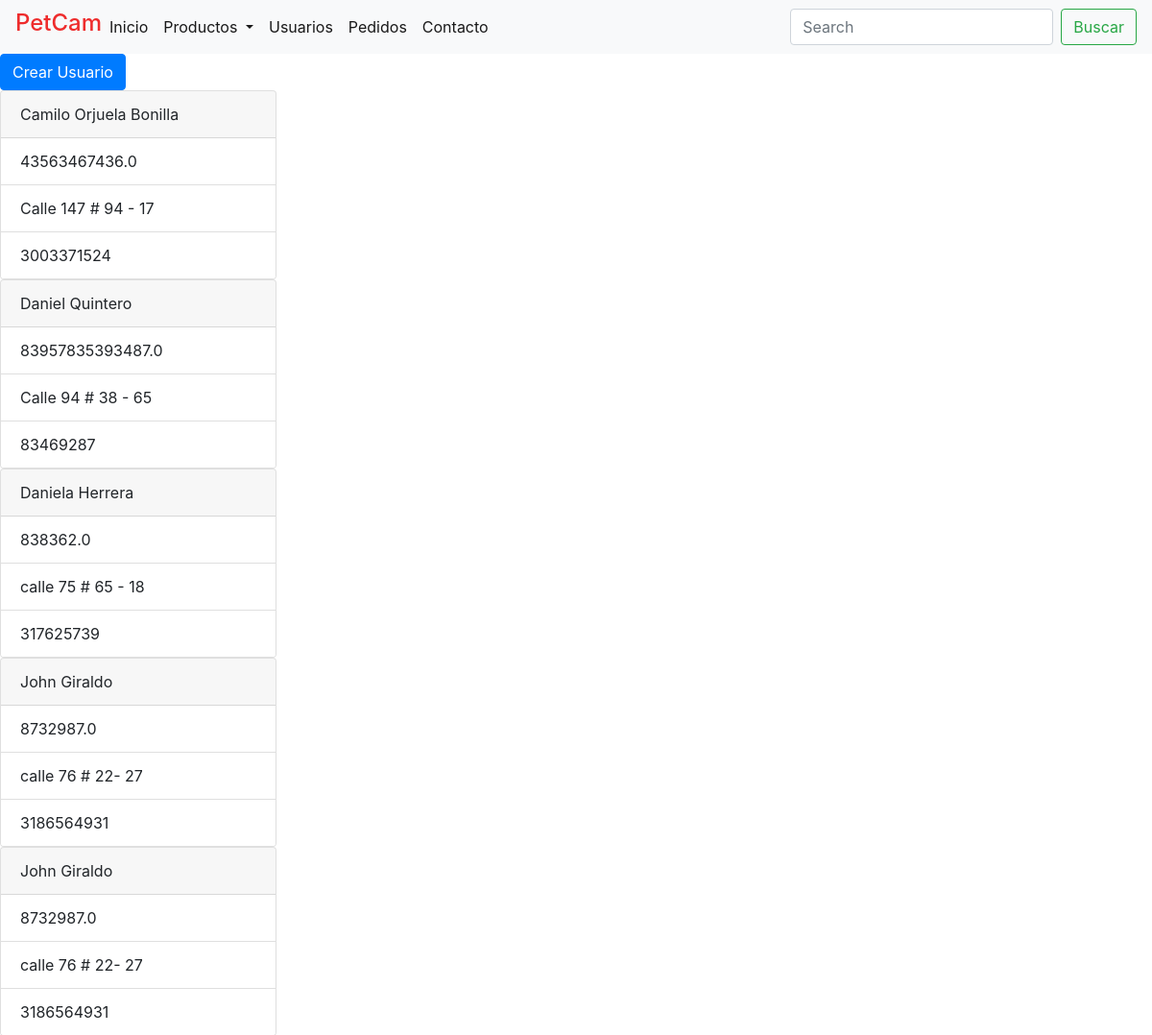
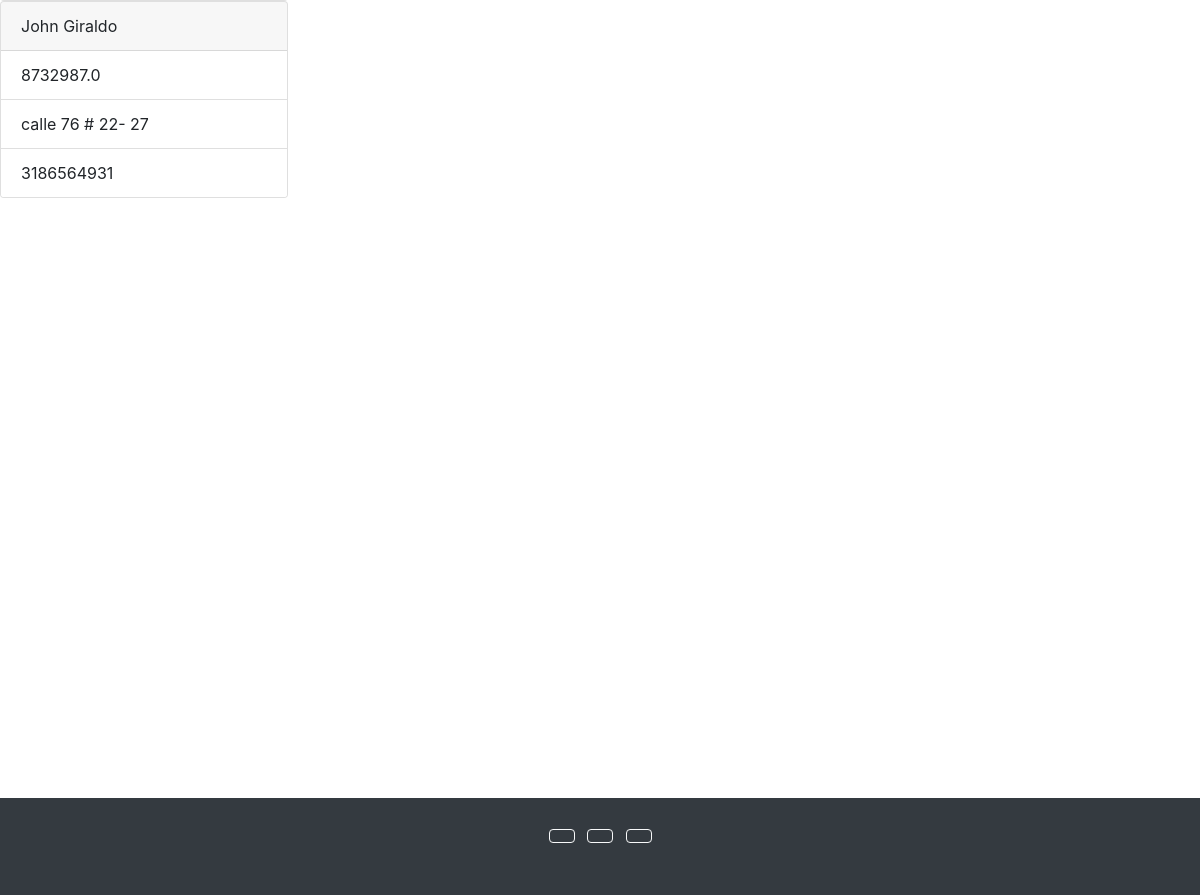
Screenshot of /Users/list_user/ with the database file from the repository (2 pictures, top to bottom).
### users/models.py (models this page shows)
class User (models.Model):
    name = models.CharField(max_length=80)
    id_card = models.FloatField()
    address = models.CharField(max_length=100)
    phone = models.IntegerField()

### users/views.py (the view)
# urls.py: path('list_user/', list_user)
def list_user(request):
    User_all = User.objects.all()
    context = {
        'user' : User_all
    }
    return render(request, 'Users/user_list.html', context=context)

### Templates/Users/User_list.html (shortened to what this page needs)
{% extends 'Base.html' %}
{% block search %}
    <form class="form-inline my-2 my-lg-0">
        <input class="form-control mr-sm-2" type="search" placeholder="Search" aria-label="Search">
        <button class="btn btn-outline-success my-2 my-sm-0" type="submit">Buscar</button>
    </form>
{% endblock %}
{% block body %}
    <a href="/Users/new_user" class="btn btn-primary">Crear Usuario</a>
    {% for Users in user %}
        <div class="card" style="width: 18rem;">
            <div class="card-header">
            {{Users.name}}
            </div>
            <ul class="list-group list-group-flush">
            <li class="list-group-item">{{Users.id_card}}</li>
            <li class="list-group-item">{{Users.address}}</li>
            <li class="list-group-item">{{Users.phone}}</li>
            </ul>
        </div>
    {% endfor %}
{% endblock %}

### Templates/Base.html (shortened to what this page needs)
<!DOCTYPE html>
<html lang="en">
<head>
</head>
<body>
  <header>
    <nav class="navbar navbar-expand-lg navbar-light bg-light">
      <h4 style="color: rgb(238, 44, 44);">PetCam</h4>
      <div class="collapse navbar-collapse" id="navbarSupportedContent">
        <ul class="navbar-nav mr-auto">
          <li class="nav-item active">
            <a class="nav-link" href="/Categories/list_category/">Inicio</a>
          </li>
          <li class="nav-item dropdown">
            <a class="nav-link active dropdown-toggle" href="#" role="button" data-toggle="dropdown"
              aria-expanded="false">
              Productos
            </a>
          </li>
          <li class="nav-item active">
            <a class="nav-link" href="/Users/list_user/">Usuarios</a>
          </li>
          <li class="nav-item active">
            <a class="nav-link" href="/Orders/list_order/">Pedidos</a>
          </li>
          <li class="nav-item active">
            <a class="nav-link disabled">Contacto</a>
          </li>
        </ul>
        {% block search %}
        {% endblock %}
      </div>
    </nav>
  </header>
  {% block body %}
  {% endblock %}
  <footer class="bg-dark text-center text-white" style="margin-top:600px;">
    <div class="container p-4">
      <section class="mb-4">
        <a class="btn btn-outline-light btn-floating m-1" href="#!" role="button"></a>
        <a class="btn btn-outline-light btn-floating m-1" href="#!" role="button"></a>
        <a class="btn btn-outline-light btn-floating m-1" href="#!" role="button"></a>
        <link rel="stylesheet" href="https://cdn.jsdelivr.net/npm/bootstrap@4.6.2/dist/css/bootstrap.min.css"
>
</body>
</html>

### rows the page displays
User: name "Camilo Orjuela Bonilla", id_card "43563467436.0", address "Calle 147 # 94 - 17", phone "3003371524"
User: name "Daniel Quintero", id_card "83957835393487.0", address "Calle 94 # 38 - 65", phone "83469287"
User: name "Daniela Herrera", id_card "838362.0", address "calle 75 # 65 - 18", phone "317625739"
User: name "John Giraldo", id_card "8732987.0", address "calle 76 # 22- 27", phone "3186564931"
User: name "John Giraldo", id_card "8732987.0", address "calle 76 # 22- 27", phone "3186564931"
User: name "John Giraldo", id_card "8732987.0", address "calle 76 # 22- 27", phone "3186564931"
